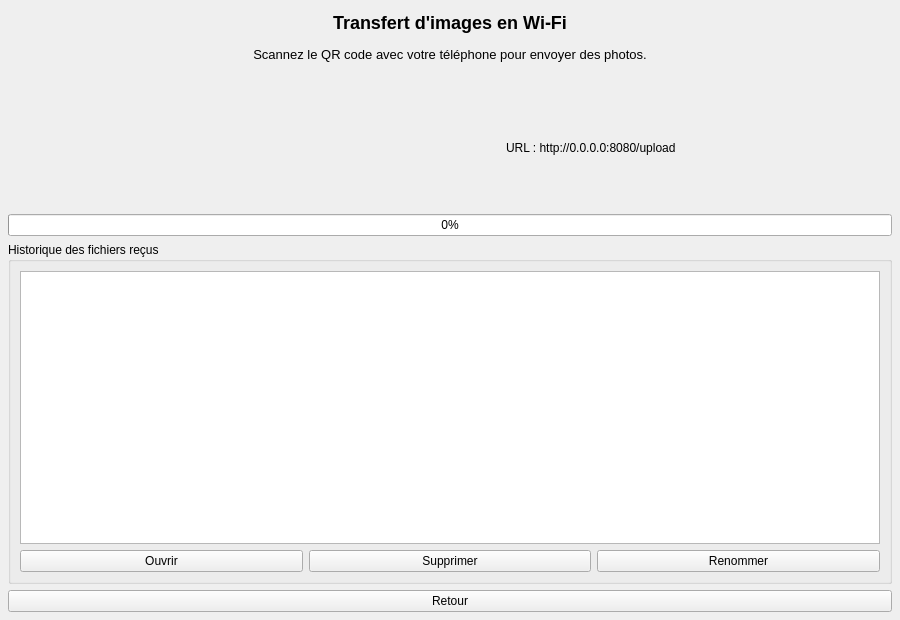
<?xml version="1.0" encoding="UTF-8"?>
<ui version="4.0">
 <class>WifiTransferWidget</class>
 <widget class="QWidget" name="WifiTransferWidget">
  <property name="geometry">
   <rect>
    <x>0</x>
    <y>0</y>
    <width>900</width>
    <height>620</height>
   </rect>
  </property>
  <property name="windowTitle">
   <string>Transfert Wi-Fi</string>
  </property>
  <layout class="QVBoxLayout" name="mainLayout">
   <property name="spacing">
    <number>6</number>
   </property>
   <property name="leftMargin">
    <number>8</number>
   </property>
   <property name="topMargin">
    <number>8</number>
   </property>
   <property name="rightMargin">
    <number>8</number>
   </property>
   <property name="bottomMargin">
    <number>8</number>
   </property>
   <item>
    <layout class="QHBoxLayout" name="topBar">
     <item>
      <widget class="QLabel" name="titleLabel">
       <property name="minimumSize">
        <size>
         <width>600</width>
         <height>0</height>
        </size>
       </property>
       <property name="text">
        <string>&lt;html&gt;&lt;head/&gt;&lt;body&gt;&lt;h2 style=&quot; margin-top:16px; margin-bottom:12px; margin-left:0px; margin-right:0px; -qt-block-indent:0; text-indent:0px;&quot;&gt;&lt;span style=&quot; font-size:x-large; font-weight:700;&quot;&gt;Transfert d'images en Wi‑Fi&lt;/span&gt;&lt;/h2&gt;&lt;p&gt;&lt;span style=&quot; font-size:10pt;&quot;&gt;Scannez le QR code avec votre téléphone pour envoyer des photos.&lt;/span&gt;&lt;/p&gt;&lt;/body&gt;&lt;/html&gt;</string>
       </property>
       <property name="alignment">
        <set>Qt::AlignmentFlag::AlignCenter</set>
       </property>
       <property name="wordWrap">
        <bool>true</bool>
       </property>
      </widget>
     </item>
    </layout>
   </item>
   <item>
    <widget class="QLabel" name="statusLabel">
     <property name="text">
      <string/>
     </property>
     <property name="alignment">
      <set>Qt::AlignmentFlag::AlignCenter</set>
     </property>
    </widget>
   </item>
   <item>
    <layout class="QHBoxLayout" name="qrLayout">
     <item>
      <spacer name="horizontalSpacer_2">
       <property name="orientation">
        <enum>Qt::Orientation::Horizontal</enum>
       </property>
       <property name="sizeHint" stdset="0">
        <size>
         <width>40</width>
         <height>20</height>
        </size>
       </property>
      </spacer>
     </item>
     <item>
      <widget class="QLabel" name="qrLabel">
       <property name="minimumSize">
        <size>
         <width>120</width>
         <height>120</height>
        </size>
       </property>
       <property name="maximumSize">
        <size>
         <width>180</width>
         <height>180</height>
        </size>
       </property>
       <property name="alignment">
        <set>Qt::AlignmentFlag::AlignCenter</set>
       </property>
      </widget>
     </item>
     <item>
      <spacer name="horizontalSpacer">
       <property name="orientation">
        <enum>Qt::Orientation::Horizontal</enum>
       </property>
       <property name="sizeHint" stdset="0">
        <size>
         <width>40</width>
         <height>20</height>
        </size>
       </property>
      </spacer>
     </item>
     <item>
      <widget class="QLabel" name="urlLabel">
       <property name="minimumSize">
        <size>
         <width>200</width>
         <height>0</height>
        </size>
       </property>
       <property name="text">
        <string>URL : http://0.0.0.0:8080/upload</string>
       </property>
       <property name="wordWrap">
        <bool>true</bool>
       </property>
       <property name="textInteractionFlags">
        <set>Qt::TextInteractionFlag::TextSelectableByMouse</set>
       </property>
      </widget>
     </item>
     <item>
      <spacer name="horizontalSpacer_3">
       <property name="orientation">
        <enum>Qt::Orientation::Horizontal</enum>
       </property>
       <property name="sizeHint" stdset="0">
        <size>
         <width>40</width>
         <height>20</height>
        </size>
       </property>
      </spacer>
     </item>
    </layout>
   </item>
   <item>
    <widget class="QProgressBar" name="progressBar">
     <property name="visible">
      <bool>false</bool>
     </property>
     <property name="minimum">
      <number>0</number>
     </property>
     <property name="maximum">
      <number>100</number>
     </property>
     <property name="value">
      <number>0</number>
     </property>
     <property name="textVisible">
      <bool>true</bool>
     </property>
    </widget>
   </item>
   <item>
    <widget class="QGroupBox" name="historyGroup">
     <property name="title">
      <string>Historique des fichiers reçus</string>
     </property>
     <layout class="QVBoxLayout" name="historyLayout">
      <item>
       <widget class="QListWidget" name="historyList"/>
      </item>
      <item>
       <layout class="QHBoxLayout" name="historyButtonsLayout">
        <item>
         <widget class="QPushButton" name="openSelectedButton">
          <property name="text">
           <string>Ouvrir</string>
          </property>
         </widget>
        </item>
        <item>
         <widget class="QPushButton" name="deleteSelectedButton">
          <property name="text">
           <string>Supprimer</string>
          </property>
         </widget>
        </item>
        <item>
         <widget class="QPushButton" name="renameButton">
          <property name="text">
           <string>Renommer</string>
          </property>
         </widget>
        </item>
       </layout>
      </item>
     </layout>
    </widget>
   </item>
   <item>
    <widget class="QPushButton" name="backButton">
     <property name="text">
      <string>Retour</string>
     </property>
    </widget>
   </item>
  </layout>
 </widget>
 <resources/>
 <connections/>
</ui>
